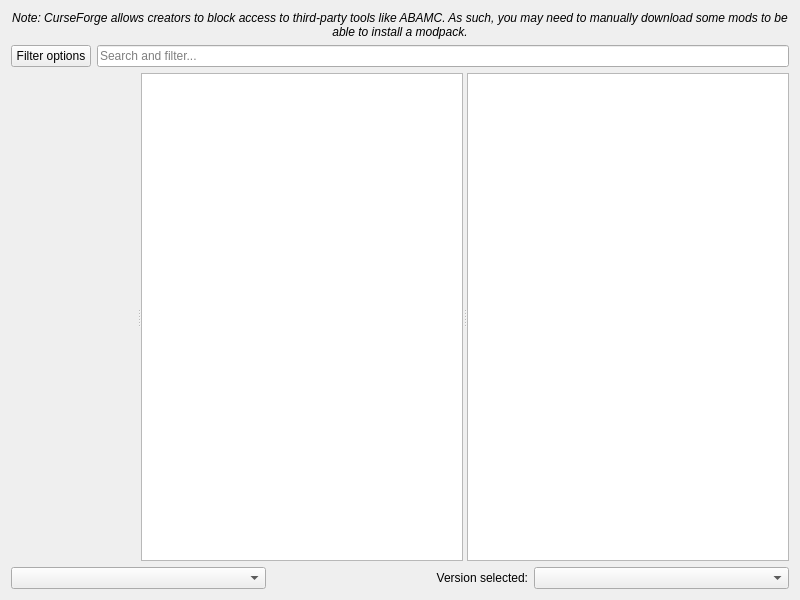
<?xml version="1.0" encoding="UTF-8"?>
<ui version="4.0">
 <class>FlamePage</class>
 <widget class="QWidget" name="FlamePage">
  <property name="geometry">
   <rect>
    <x>0</x>
    <y>0</y>
    <width>800</width>
    <height>600</height>
   </rect>
  </property>
  <layout class="QVBoxLayout" name="verticalLayout">
   <item>
    <widget class="QLabel" name="label_2">
     <property name="font">
      <font>
       <italic>true</italic>
      </font>
     </property>
     <property name="text">
      <string>Note: CurseForge allows creators to block access to third-party tools like ABAMC. As such, you may need to manually download some mods to be able to install a modpack.</string>
     </property>
     <property name="alignment">
      <set>Qt::AlignCenter</set>
     </property>
     <property name="wordWrap">
      <bool>true</bool>
     </property>
    </widget>
   </item>
   <item>
    <layout class="QHBoxLayout" name="horizontalLayout">
     <item>
      <widget class="QPushButton" name="filterButton">
       <property name="text">
        <string>Filter options</string>
       </property>
      </widget>
     </item>
     <item>
      <widget class="QLineEdit" name="searchEdit">
       <property name="placeholderText">
        <string>Search and filter...</string>
       </property>
      </widget>
     </item>
    </layout>
   </item>
   <item>
    <widget class="QSplitter" name="splitter">
     <property name="sizePolicy">
      <sizepolicy hsizetype="Expanding" vsizetype="Expanding">
       <horstretch>0</horstretch>
       <verstretch>0</verstretch>
      </sizepolicy>
     </property>
     <property name="orientation">
      <enum>Qt::Horizontal</enum>
     </property>
     <widget class="QWidget" name="widget" native="true"/>
     <widget class="QListView" name="packView">
      <property name="horizontalScrollBarPolicy">
       <enum>Qt::ScrollBarAlwaysOff</enum>
      </property>
      <property name="alternatingRowColors">
       <bool>true</bool>
      </property>
      <property name="iconSize">
       <size>
        <width>48</width>
        <height>48</height>
       </size>
      </property>
      <property name="verticalScrollMode">
       <enum>QAbstractItemView::ScrollPerPixel</enum>
      </property>
     </widget>
     <widget class="ProjectDescriptionPage" name="packDescription">
      <property name="openExternalLinks">
       <bool>true</bool>
      </property>
      <property name="openLinks">
       <bool>true</bool>
      </property>
     </widget>
    </widget>
   </item>
   <item>
    <layout class="QHBoxLayout">
     <item>
      <widget class="QComboBox" name="sortByBox"/>
     </item>
     <item>
      <widget class="QLabel" name="label">
       <property name="text">
        <string>Version selected:</string>
       </property>
       <property name="alignment">
        <set>Qt::AlignRight|Qt::AlignTrailing|Qt::AlignVCenter</set>
       </property>
      </widget>
     </item>
     <item>
      <widget class="QComboBox" name="versionSelectionBox"/>
     </item>
    </layout>
   </item>
  </layout>
 </widget>
 <customwidgets>
  <customwidget>
   <class>ProjectDescriptionPage</class>
   <extends>QTextBrowser</extends>
   <header>ui/widgets/ProjectDescriptionPage.h</header>
  </customwidget>
 </customwidgets>
 <tabstops>
  <tabstop>packView</tabstop>
  <tabstop>packDescription</tabstop>
  <tabstop>sortByBox</tabstop>
  <tabstop>versionSelectionBox</tabstop>
 </tabstops>
 <resources/>
 <connections/>
</ui>
